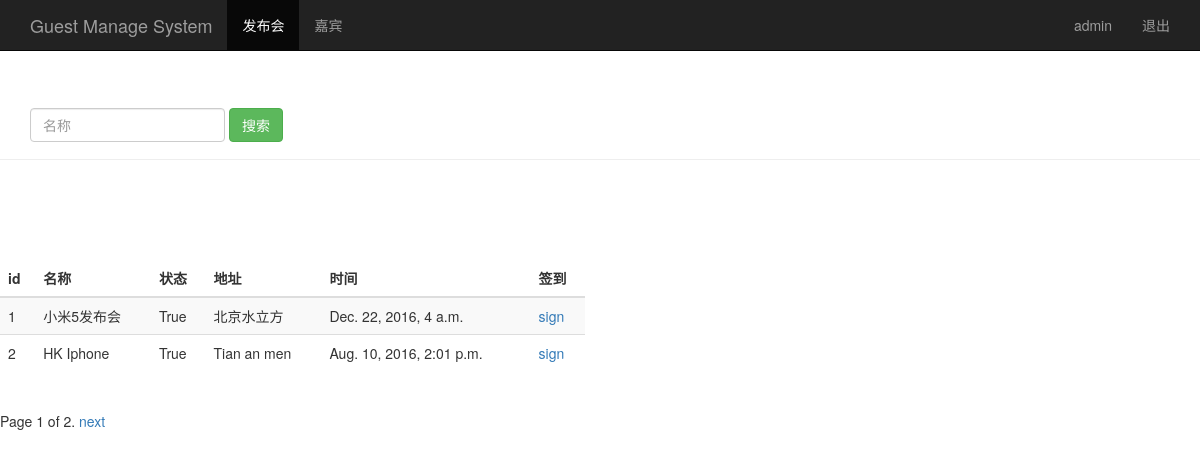
The page /event_manage/ (signed in) on the database its author committed.
### sign/models.py (models this page shows, shortened)
class Event(models.Model):
	name = models.CharField(max_length=100) #发布会标题
	limit = models.IntegerField() #参加人数
	status = models.BooleanField() #状态
	address = models.CharField(max_length=200) #地址
	start_time = models.DateTimeField('event_time') #发布会时间
	creat_time = models.DateTimeField(auto_now=True) #创建时间（自动获取当前时间）

### sign/views.py (the view)
# urls.py: url(r'^event_manage/$', views.event_manage),
@login_required
def event_manage(request):
	event_list = Event.objects.all()
	username = request.session.get('user','')
	paginator = Paginator(event_list, 2)
	p = request.GET.get('page')
	try:
		events = paginator.page(p)
	except PageNotAnInteger:
		events = paginator.page(1)
	except EmptyPage:
		events = paginator.page(paginator.num_pages)
	return render(request, 'event_manage.html',{'user':username,'events':events})

### sign/templates/event_manage.html (shortened to what this page needs)
<!DOCTYPE html>
<html lang="zh-CN">
<head>
    {% load bootstrap3 %}
    {% bootstrap_css %}
</head>
<body>
    <nav class="navbar navbar-inverse navbar-fixed-top">
    	<div class="container">
    		<div class="navbar-header">
    			<a href="/event_manage/" class="navbar-brand"> Guest Manage System</a>
    		</div>
    		<div id='navbar' class="collapse navbar-collapse">
    			<ul class='nav navbar-nav'>
    				<li class="active"><a href="#">发布会</a></li>
    				<li><a href="/guest_manage">嘉宾</a></li>
    			</ul>
    			<ul class="nav navbar-nav navbar-right">
    				<li><a href="#">{{user}}</a></li>
    				<li><a href="/logou/">退出</a></li>
    			</ul>
    		</div>
    	</div>
    </nav>
    <div class='page-header' style="padding-top: 60px;">
    	<div id='navbar' class="navbar-collapse collapse">
    		<form class="navbar-form" method="get" action="/search_name">
    			<div class="form-group">
    				<input type="text" name="name" placeholder="名称" class="form-control">
    			</div>
    			<button type="submit" class="btn btn-success">搜索</button>
    		</form>
    	</div>
    </div>
    <div class="row" style="padding-top: 80px;">
    	<div class="col-md-6">
    		<table class="table table-striped">
    			<thead>
    				<tr>
    					<th>id</th><th>名称</th><th>状态</th><th>地址</th><th>时间</th><th>签到</th>
    				</tr>
    			</thead>
    			<tbody>
    				{% for event in events %}
    					<tr>
    						<td>{{ event.id }}</td>
    						<td>{{ event.name }}</td>
    						<td>{{ event.status }}</td>
    						<td>{{ event.address }}</td>
    						<td>{{ event.start_time }}</td>
                            <td>
                                <a href="/sign_index/{{event.id}}/" target='{{event.id}}_blank'>sign</a>
                            </td>
    					</tr>
    				{% endfor %}
    			</tbody>
    		</table>
    	</div>
    </div>
    <div class='pagination'>
        <span class='step-links'>
                <span class='current'>
                    Page {{events.number}} of {{events.paginator.num_pages}}.
                </span>
            {% if events.has_next %}
                <a href="?page={{events.next_page_number}}">next</a>
            {% endif %}
        </span>
    </div>
</html>

### rows shown on the page
Event: id "1", name "小米5发布会", status "True", address "北京水立方", start_time "Dec. 22, 2016, 4 a.m."
Event: id "2", name "HK Iphone", status "True", address "Tian an men", start_time "Aug. 10, 2016, 2:01 p.m."

### other values the page prints
{{ user }} "admin"
{{ events.number }} "1"
{{ events.paginator.num_pages }} "2"
